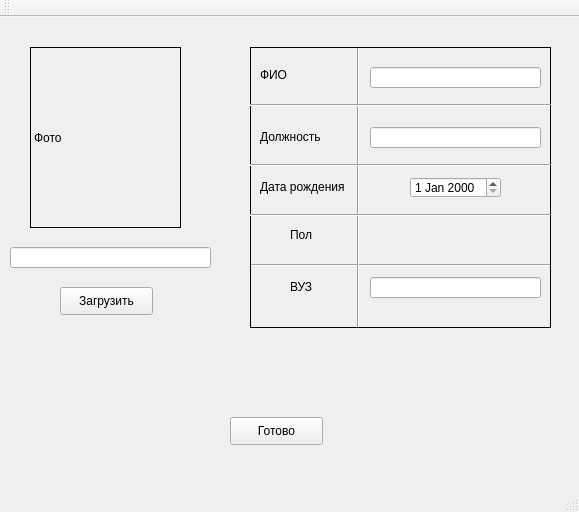
<?xml version="1.0" encoding="UTF-8"?>
<ui version="4.0">
 <class>MainWindow</class>
 <widget class="QMainWindow" name="MainWindow">
  <property name="geometry">
   <rect>
    <x>0</x>
    <y>0</y>
    <width>579</width>
    <height>512</height>
   </rect>
  </property>
  <property name="windowTitle">
   <string>MainWindow</string>
  </property>
  <widget class="QWidget" name="centralWidget">
   <widget class="Line" name="line_5">
    <property name="geometry">
     <rect>
      <x>250</x>
      <y>240</y>
      <width>301</width>
      <height>16</height>
     </rect>
    </property>
    <property name="orientation">
     <enum>Qt::Horizontal</enum>
    </property>
   </widget>
   <widget class="QPushButton" name="Load">
    <property name="geometry">
     <rect>
      <x>60</x>
      <y>270</y>
      <width>93</width>
      <height>28</height>
     </rect>
    </property>
    <property name="text">
     <string>Загрузить</string>
    </property>
   </widget>
   <widget class="QLabel" name="label_3">
    <property name="geometry">
     <rect>
      <x>290</x>
      <y>210</y>
      <width>55</width>
      <height>16</height>
     </rect>
    </property>
    <property name="text">
     <string>Пол</string>
    </property>
   </widget>
   <widget class="QLabel" name="label">
    <property name="geometry">
     <rect>
      <x>260</x>
      <y>50</y>
      <width>55</width>
      <height>16</height>
     </rect>
    </property>
    <property name="text">
     <string>ФИО</string>
    </property>
   </widget>
   <widget class="QLineEdit" name="photoPath">
    <property name="geometry">
     <rect>
      <x>10</x>
      <y>230</y>
      <width>201</width>
      <height>21</height>
     </rect>
    </property>
   </widget>
   <widget class="Line" name="line">
    <property name="geometry">
     <rect>
      <x>350</x>
      <y>30</y>
      <width>16</width>
      <height>281</height>
     </rect>
    </property>
    <property name="orientation">
     <enum>Qt::Vertical</enum>
    </property>
   </widget>
   <widget class="QLabel" name="label_2">
    <property name="geometry">
     <rect>
      <x>260</x>
      <y>160</y>
      <width>101</width>
      <height>20</height>
     </rect>
    </property>
    <property name="text">
     <string>Дата рождения</string>
    </property>
   </widget>
   <widget class="QLabel" name="label_6">
    <property name="geometry">
     <rect>
      <x>250</x>
      <y>30</y>
      <width>301</width>
      <height>281</height>
     </rect>
    </property>
    <property name="frameShape">
     <enum>QFrame::Panel</enum>
    </property>
    <property name="text">
     <string/>
    </property>
   </widget>
   <widget class="QPushButton" name="Ready">
    <property name="geometry">
     <rect>
      <x>230</x>
      <y>400</y>
      <width>93</width>
      <height>28</height>
     </rect>
    </property>
    <property name="text">
     <string>Готово</string>
    </property>
   </widget>
   <widget class="QDateEdit" name="ROJ">
    <property name="geometry">
     <rect>
      <x>410</x>
      <y>160</y>
      <width>91</width>
      <height>21</height>
     </rect>
    </property>
   </widget>
   <widget class="Line" name="line_3">
    <property name="geometry">
     <rect>
      <x>250</x>
      <y>140</y>
      <width>301</width>
      <height>16</height>
     </rect>
    </property>
    <property name="orientation">
     <enum>Qt::Horizontal</enum>
    </property>
   </widget>
   <widget class="QLineEdit" name="DOL">
    <property name="geometry">
     <rect>
      <x>370</x>
      <y>110</y>
      <width>171</width>
      <height>21</height>
     </rect>
    </property>
   </widget>
   <widget class="QLineEdit" name="VYZ">
    <property name="geometry">
     <rect>
      <x>370</x>
      <y>260</y>
      <width>171</width>
      <height>21</height>
     </rect>
    </property>
   </widget>
   <widget class="QLineEdit" name="FIO">
    <property name="geometry">
     <rect>
      <x>370</x>
      <y>50</y>
      <width>171</width>
      <height>21</height>
     </rect>
    </property>
   </widget>
   <widget class="QLabel" name="label_4">
    <property name="geometry">
     <rect>
      <x>260</x>
      <y>110</y>
      <width>101</width>
      <height>20</height>
     </rect>
    </property>
    <property name="text">
     <string>Должность</string>
    </property>
   </widget>
   <widget class="Line" name="line_4">
    <property name="geometry">
     <rect>
      <x>250</x>
      <y>190</y>
      <width>301</width>
      <height>16</height>
     </rect>
    </property>
    <property name="orientation">
     <enum>Qt::Horizontal</enum>
    </property>
   </widget>
   <widget class="QLabel" name="label_7">
    <property name="geometry">
     <rect>
      <x>290</x>
      <y>260</y>
      <width>51</width>
      <height>20</height>
     </rect>
    </property>
    <property name="text">
     <string>ВУЗ</string>
    </property>
   </widget>
   <widget class="QLabel" name="photo">
    <property name="geometry">
     <rect>
      <x>30</x>
      <y>30</y>
      <width>151</width>
      <height>181</height>
     </rect>
    </property>
    <property name="frameShape">
     <enum>QFrame::Panel</enum>
    </property>
    <property name="text">
     <string>Фото</string>
    </property>
   </widget>
   <widget class="Line" name="line_2">
    <property name="geometry">
     <rect>
      <x>250</x>
      <y>80</y>
      <width>301</width>
      <height>16</height>
     </rect>
    </property>
    <property name="orientation">
     <enum>Qt::Horizontal</enum>
    </property>
   </widget>
   <widget class="QWidget" name="">
    <property name="geometry">
     <rect>
      <x>410</x>
      <y>210</y>
      <width>101</width>
      <height>22</height>
     </rect>
    </property>
    <layout class="QFormLayout" name="formLayout">
     <item row="0" column="0">
      <widget class="QRadioButton" name="radioButton_M">
       <property name="text">
        <string>М</string>
       </property>
      </widget>
     </item>
     <item row="0" column="1">
      <widget class="QRadioButton" name="radioButton_F">
       <property name="text">
        <string>Ж</string>
       </property>
      </widget>
     </item>
    </layout>
   </widget>
  </widget>
  <widget class="QMenuBar" name="menuBar">
   <property name="geometry">
    <rect>
     <x>0</x>
     <y>0</y>
     <width>579</width>
     <height>26</height>
    </rect>
   </property>
  </widget>
  <widget class="QToolBar" name="mainToolBar">
   <attribute name="toolBarArea">
    <enum>TopToolBarArea</enum>
   </attribute>
   <attribute name="toolBarBreak">
    <bool>false</bool>
   </attribute>
  </widget>
  <widget class="QStatusBar" name="statusBar"/>
 </widget>
 <layoutdefault spacing="6" margin="11"/>
 <resources/>
 <connections/>
</ui>
